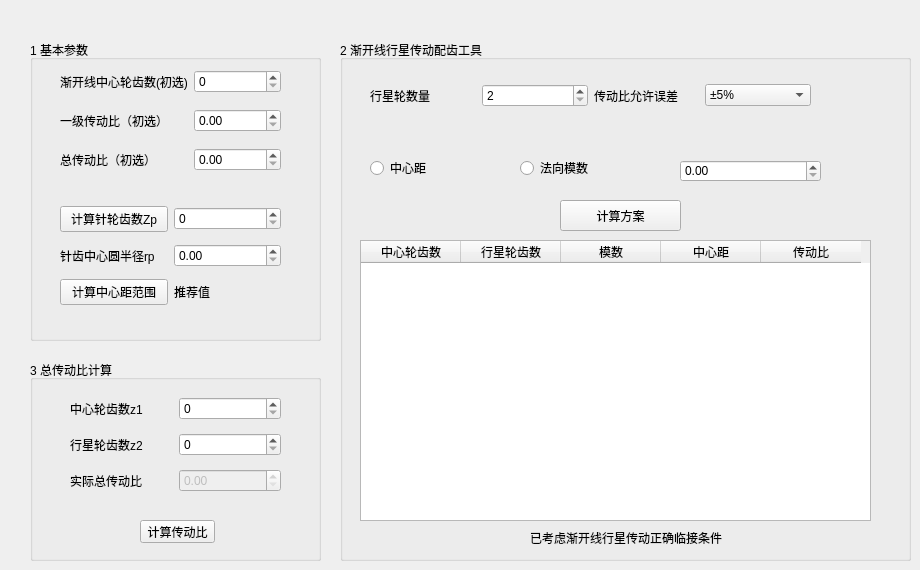
    <widget class="QWidget" name="tab_main_design">
     <attribute name="icon">
      <iconset>
       <normaloff>icons/rv_design.ico</normaloff>icons/rv_design.ico</iconset>
     </attribute>
     <attribute name="title">
      <string>总体设计</string>
     </attribute>
     <widget class="QGroupBox" name="groupBox_13">
      <property name="geometry">
       <rect>
        <x>30</x>
        <y>40</y>
        <width>291</width>
        <height>301</height>
       </rect>
      </property>
      <property name="title">
       <string>1 基本参数</string>
      </property>
      <widget class="QWidget" name="gridLayoutWidget_14">
       <property name="geometry">
        <rect>
         <x>30</x>
         <y>20</y>
         <width>221</width>
         <height>121</height>
        </rect>
       </property>
       <layout class="QGridLayout" name="gridLayout_14">
        <item row="1" column="1">
         <widget class="QSpinBox" name="spinBox_gearteeth_min"/>
        </item>
        <item row="3" column="0">
         <widget class="QLabel" name="label_92">
          <property name="text">
           <string>总传动比（初选）</string>
          </property>
         </widget>
        </item>
        <item row="3" column="1">
         <widget class="QDoubleSpinBox" name="doubleDoubleSpinBox_main_speed_ratio">
          <property name="maximum">
           <double>999.000000000000000</double>
          </property>
         </widget>
        </item>
        <item row="2" column="1">
         <widget class="QDoubleSpinBox" name="doubleSpinBox_first_speed_ratio">
          <property name="maximum">
           <double>999.000000000000000</double>
          </property>
         </widget>
        </item>
        <item row="2" column="0">
         <widget class="QLabel" name="label_99">
          <property name="text">
           <string>一级传动比（初选）</string>
          </property>
         </widget>
        </item>
        <item row="1" column="0">
         <widget class="QLabel" name="label_72">
          <property name="text">
           <string>渐开线中心轮齿数(初选)</string>
          </property>
         </widget>
        </item>
       </layout>
      </widget>
      <widget class="QWidget" name="gridLayoutWidget_15">
       <property name="geometry">
        <rect>
         <x>30</x>
         <y>160</y>
         <width>221</width>
         <height>113</height>
        </rect>
       </property>
       <layout class="QGridLayout" name="gridLayout_15">
        <item row="0" column="1">
         <widget class="QSpinBox" name="spinBox_main_zp">
          <property name="enabled">
           <bool>true</bool>
          </property>
         </widget>
        </item>
        <item row="2" column="1">
         <widget class="QDoubleSpinBox" name="doubleSpinBox_main_rp">
          <property name="maximum">
           <double>999.000000000000000</double>
          </property>
         </widget>
        </item>
        <item row="2" column="0">
         <widget class="QLabel" name="label_94">
          <property name="text">
           <string>针齿中心圆半径rp</string>
          </property>
         </widget>
        </item>
        <item row="3" column="1">
         <widget class="QLabel" name="label_main_a0">
          <property name="text">
           <string>推荐值</string>
          </property>
         </widget>
        </item>
        <item row="3" column="0">
         <widget class="QPushButton" name="pushButton_main_a0_calc">
          <property name="text">
           <string>计算中心距范围</string>
          </property>
         </widget>
        </item>
        <item row="0" column="0">
         <widget class="QPushButton" name="pushButton_main_zp_calc">
          <property name="text">
           <string>计算针轮齿数Zp</string>
          </property>
         </widget>
        </item>
       </layout>
      </widget>
     </widget>
     <widget class="QGroupBox" name="groupBox_14">
      <property name="geometry">
       <rect>
        <x>340</x>
        <y>40</y>
        <width>571</width>
        <height>521</height>
       </rect>
      </property>
      <property name="title">
       <string>2 渐开线行星传动配齿工具</string>
      </property>
      <widget class="QWidget" name="gridLayoutWidget_16">
       <property name="geometry">
        <rect>
         <x>30</x>
         <y>40</y>
         <width>441</width>
         <height>31</height>
        </rect>
       </property>
       <layout class="QGridLayout" name="gridLayout_16">
        <item row="0" column="2">
         <widget class="QLabel" name="label_101">
          <property name="text">
           <string>传动比允许误差</string>
          </property>
         </widget>
        </item>
        <item row="0" column="1">
         <widget class="QSpinBox" name="spinBox_main_planetary_wheel">
          <property name="minimum">
           <number>2</number>
          </property>
          <property name="maximum">
           <number>3</number>
          </property>
         </widget>
        </item>
        <item row="0" column="3">
         <widget class="QComboBox" name="comboBox_speed_ratio_deviation">
          <item>
           <property name="text">
            <string>±5%</string>
           </property>
          </item>
          <item>
           <property name="text">
            <string>±10%</string>
           </property>
          </item>
          <item>
           <property name="text">
            <string>±15%</string>
           </property>
          </item>
          <item>
           <property name="text">
            <string>±20%</string>
           </property>
          </item>
         </widget>
        </item>
        <item row="0" column="0">
         <widget class="QLabel" name="label_97">
          <property name="text">
           <string>行星轮数量</string>
          </property>
         </widget>
        </item>
       </layout>
      </widget>
      <widget class="QRadioButton" name="radioButton_actual_center_distance">
       <property name="geometry">
        <rect>
         <x>30</x>
         <y>120</y>
         <width>89</width>
         <height>16</height>
        </rect>
       </property>
       <property name="text">
        <string>中心距</string>
       </property>
      </widget>
      <widget class="QRadioButton" name="radioButton_normal_module">
       <property name="geometry">
        <rect>
         <x>180</x>
         <y>120</y>
         <width>89</width>
         <height>16</height>
        </rect>
       </property>
       <property name="text">
        <string>法向模数</string>
       </property>
      </widget>
      <widget class="QDoubleSpinBox" name="doubleSpinBox_d_or_mn">
       <property name="geometry">
        <rect>
         <x>340</x>
         <y>120</y>
         <width>141</width>
         <height>22</height>
        </rect>
       </property>
       <property name="maximum">
        <double>999.000000000000000</double>
       </property>
      </widget>
      <widget class="QTableWidget" name="tableWidget">
       <property name="geometry">
        <rect>
         <x>20</x>
         <y>200</y>
         <width>511</width>
         <height>281</height>
        </rect>
       </property>
       <column>
        <property name="text">
         <string>中心轮齿数</string>
        </property>
       </column>
       <column>
        <property name="text">
         <string>行星轮齿数</string>
        </property>
       </column>
       <column>
        <property name="text">
         <string>模数</string>
        </property>
       </column>
       <column>
        <property name="text">
         <string>中心距</string>
        </property>
       </column>
       <column>
        <property name="text">
         <string>传动比</string>
        </property>
       </column>
      </widget>
      <widget class="QPushButton" name="pushButton_main_calculate">
       <property name="geometry">
        <rect>
         <x>220</x>
         <y>160</y>
         <width>121</width>
         <height>31</height>
        </rect>
       </property>
       <property name="text">
        <string>计算方案</string>
       </property>
      </widget>
      <widget class="QLabel" name="label_102">
       <property name="geometry">
        <rect>
         <x>190</x>
         <y>490</y>
         <width>241</width>
         <height>16</height>
        </rect>
       </property>
       <property name="text">
        <string>已考虑渐开线行星传动正确临接条件</string>
       </property>
      </widget>
     </widget>
     <widget class="QGroupBox" name="groupBox_15">
      <property name="geometry">
       <rect>
        <x>30</x>
        <y>360</y>
        <width>291</width>
        <height>201</height>
       </rect>
      </property>
      <property name="title">
       <string>3 总传动比计算</string>
      </property>
      <widget class="QWidget" name="gridLayoutWidget_17">
       <property name="geometry">
        <rect>
         <x>40</x>
         <y>30</y>
         <width>211</width>
         <height>111</height>
        </rect>
       </property>
       <layout class="QGridLayout" name="gridLayout_17">
        <item row="0" column="0">
         <widget class="QLabel" name="label_89">
          <property name="text">
           <string>中心轮齿数z1</string>
          </property>
         </widget>
        </item>
        <item row="0" column="1">
         <widget class="QSpinBox" name="spinBox_main_z1"/>
        </item>
        <item row="2" column="0">
         <widget class="QLabel" name="label_93">
          <property name="text">
           <string>实际总传动比</string>
          </property>
         </widget>
        </item>
        <item row="1" column="1">
         <widget class="QSpinBox" name="spinBox_main_z2"/>
        </item>
        <item row="1" column="0">
         <widget class="QLabel" name="label_90">
          <property name="text">
           <string>行星轮齿数z2</string>
          </property>
         </widget>
        </item>
        <item row="2" column="1">
         <widget class="QDoubleSpinBox" name="doubleSpinBox_main_real_speed_ratio">
          <property name="enabled">
           <bool>false</bool>
          </property>
         </widget>
        </item>
       </layout>
      </widget>
      <widget class="QPushButton" name="pushButton_main_speed_ratio_calc">
       <property name="geometry">
        <rect>
         <x>110</x>
         <y>160</y>
         <width>75</width>
         <height>23</height>
        </rect>
       </property>
       <property name="text">
        <string>计算传动比</string>
       </property>
      </widget>
     </widget>
    </widget>
